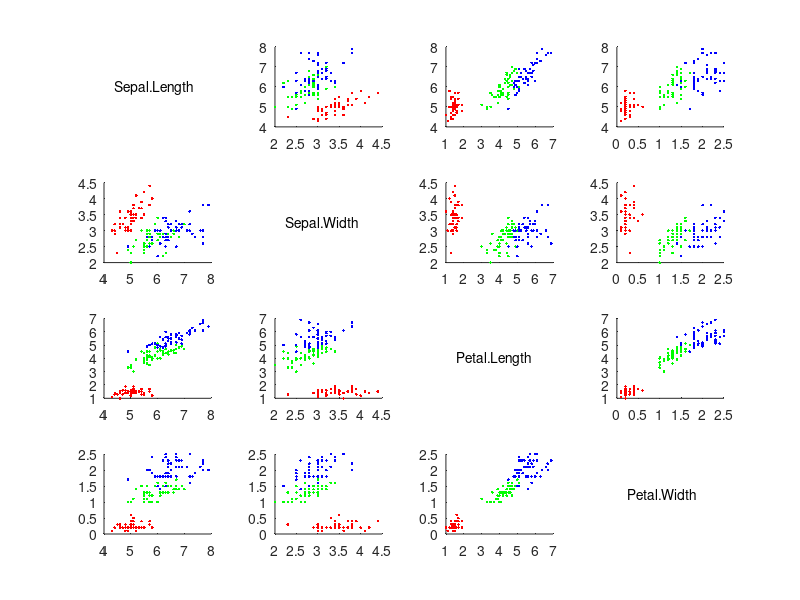

MATLAB code for this plot: (Note: this script raises an error after producing the figure.)
% clear variables
% close opened windows
% clean the comand windows
%-------------------------------------------------------------------------%
clear variables;
close all;
clc;
%-------------------------------------------------------------------------%

% %%%%%%%%%%%%%%%%%%%%%%%%%%%%%%%%%%%%%%%%%%%%%%%%%%%%%%%%%%%%%%%%%%%%%%%%%

% COURSEWORK 1: EXPERIMENTAL COMPARISON OF K-NN AND LINEAR CLASSIFICATION
% ON THE IRIS DATA-SET
% AUTHOR: PABLO ACEREDA

% %%%%%%%%%%%%%%%%%%%%%%%%%%%%%%%%%%%%%%%%%%%%%%%%%%%%%%%%%%%%%%%%%%%%%%%%%

% VARIABLES
% --- Colors --- 
redRGB   = [255, 0, 0] / 256;
greenRGB = [0, 255, 0] / 256;
blueRGB  = [0, 0, 255] / 256;

% LOAD DATA
load fisheriris
% Want to order data randomly to apply cross-validation
P = randperm(length(species));
% Data from flower (all in cm):
% { Sepal length | Sepal width | Petal length | Petal width }
X = meas(P, :);
% Class label:
% - Setosa
% - Versicolor
% - Virginica
Y = species(P);

% Logical label
logicSetosa     = strcmp(Y, 'setosa');
logicVersicolor = strcmp(Y, 'versicolor');
logicVirginica  = strcmp(Y, 'virginica');
% Data separated in categories
setosa     = X(logicSetosa     == 1, :);
versicolor = X(logicVersicolor == 1, :);
virginica  = X(logicVirginica  == 1, :);

% Iris Data Graphs
% Rows
for i = 1 : 1 : 4
    % Columns
    for j = 1 : 1 : 4
        % Location in graph
        sp = subplot(4, 4, ((i - 1) * 4 + j));
        % Diagonal 
        if i ~= j
            % Graph
            scatter(setosa(:, j),     setosa(:, i),     [], redRGB,   '.')
            hold on
            scatter(versicolor(:, j), versicolor(:, i), [], greenRGB, '.')
            hold on
            scatter(virginica(:, j),  virginica(:, i),  [], blueRGB,  '.')
        else
            t = "";
            switch(i)
                case 1
                    t = "Sepal.Length";
                case 2
                    t = "Sepal.Width";
                case 3
                    t = "Petal.Length";
                case 4
                    t = "Petal.Width";
                otherwise
            end
            text(0.1, 0.5, t, "Parent", sp); axis off
        end
    end
end

Mdl_knn    = fitcknn(X, Y);
% TODO: Linear means there must be a RIGHT and a WRONG set of values. 
% Which is the right value here?
Mdl_linear = fitclinear(X, logicSetosa);

% TODO: Once predicions are found, what now?
pred_knn    = predict(Mdl_knn, X);
pred_linear = predict(Mdl_linear, X);

% TODO: Can 'loss' function be used to calculate error?

% TODO: Repeat subplot, with estimated values



